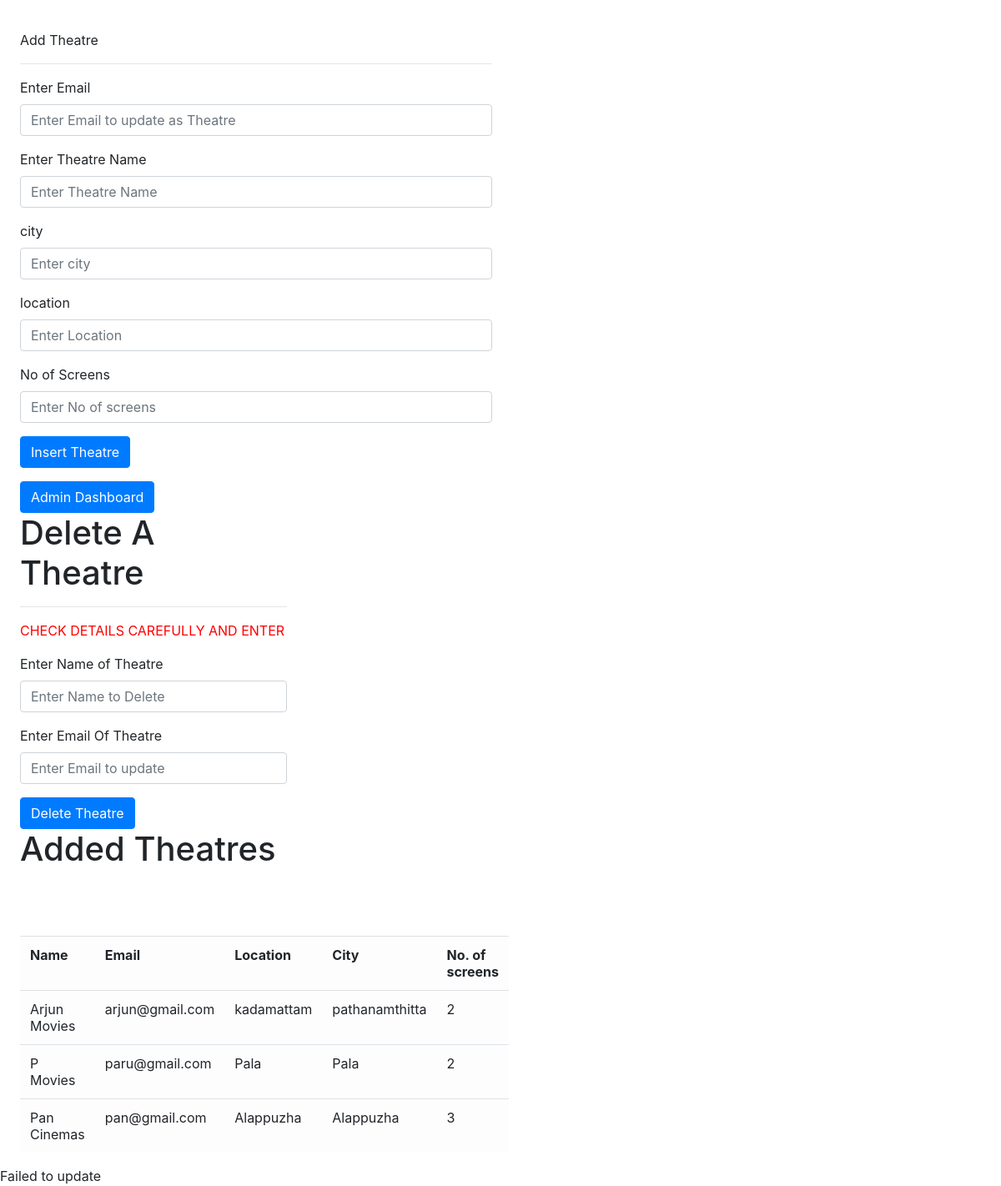
Page /managetheatre.php on the committed database.
### tables this page shows
CREATE TABLE `theatre` (
  `tid` int(11) NOT NULL,
  `email` varchar(30) NOT NULL,
  `tname` varchar(30) NOT NULL,
  `tcity` varchar(30) NOT NULL,
  `tlocation` varchar(30) NOT NULL,
  `screens` int(10) NOT NULL
);

### managetheatre.php (the view, shortened to what this page needs)
<html>
<head>
    <link href="css\bootstrap-grid.css  " rel="stylesheet">
    <link href="css\bootstrap-grid.min.css" rel="stylesheet">
    <link href="css\bootstrap.css" rel="stylesheet">
    <link href="css\bootstrap.min.css" rel="stylesheet">
</head>
<body>
    <div class="container-fluid">
        <div class="row">
            <div class="col-lg-6">
                Add Theatre
                <hr>
                <form method="POST" enctype="multipart/form-data">
                    <div class="mb-3 mt-3">
                        <label>Enter Email</label>
                        <input type="email" class="form-control" placeholder="Enter Email to update as Theatre" name="email" required>
                    </div>
                    <form method="POST" enctype="multipart/form-data">
                        <div class="mb-3 mt-3">
                            <label>Enter Theatre Name</label>
                            <input type="text" class="form-control" id="Movie name" placeholder="Enter Theatre Name" name="theatre_name" required>
                        </div>
                        <div class="mb-3">
                            <label>city</label>
                            <input type="varchar" class="form-control" placeholder="Enter city" name="city" required>
                        </div>
                        <div class="mb-3">
                            <label>location</label>
                            <input type="varchar" class="form-control" placeholder="Enter Location" name="location" required>
                        </div>
                        <div class="mb-3">
                            <label>No of Screens</label>
                            <input type="number" class="form-control" placeholder="Enter No of screens" name="screens" required>
                        </div>
                        <button name="insert" class="btn btn-primary">Insert Theatre</button>
                    </form>
                    <a href="admin.php">
                        <button name="admin" value="Admin Dashboard" class="btn btn-primary">Admin Dashboard</button><a>
            </div>
            <div class="col-lg-6">
                <h1>Delete A Theatre</h1>
                <hr>
                <form method="POST" enctype="multipart/form-data">
                    <div class="mb-3 mt-3">
                        <p class="red">CHECK DETAILS CAREFULLY AND ENTER</p>
                        <label>Enter Name of Theatre</label>
                        <input type="text" class="form-control" placeholder="Enter Name to Delete" name="tname" required>
                    </div>
                    <div class="mb-3 mt-3">
                        <label>Enter Email Of Theatre</label>
                        <input type="email" class="form-control" placeholder="Enter Email to update" name="demail" required>
                    </div>
                    <button name="delete" class="btn btn-primary">Delete Theatre</button>
                    <br>
                    <h1> Added Theatres</h1>
                    <table class="table table-light">
                        <th>Name</th>
                        <th>Email</th>
                        <th>Location</th>
                        <th>City</th>
                        <th>No. of screens</th>
                        <tr>
                            <?php
                            include 'db.php';
                            $sql = "select*from theatre";
                            $result = $conn->query($sql);
                            if ($result->num_rows > 0) {
                            while($row = $result->fetch_assoc()){
                            ?>
                                    <td><?php echo $row['tname']; ?></td>
                                    <td><?php echo $row['email']; ?></td>
                                    <td><?php echo $row['tlocation']; ?></td>
                                    <td><?php echo $row['tcity']; ?></td>
                                    <td><?php echo $row['screens'];?></td><br>
                        </tr><?php }}?>
                    </table>
                </div>
        </div>
    </div>
</body>
</html>

### managetheatre.php (style rules this page uses)
.container-fluid { width: auto; padding-top: 3%; padding-left: 2%; }
.red { color: red; }

### rows in the picture
theatre: tname "Arjun Movies", email "arjun@gmail.com", tlocation "kadamattam", tcity "pathanamthitta", screens "2"
theatre: tname "P Movies", email "paru@gmail.com", tlocation "Pala", tcity "Pala", screens "2"
theatre: tname "Pan Cinemas", email "pan@gmail.com", tlocation "Alappuzha", tcity "Alappuzha", screens "3"
